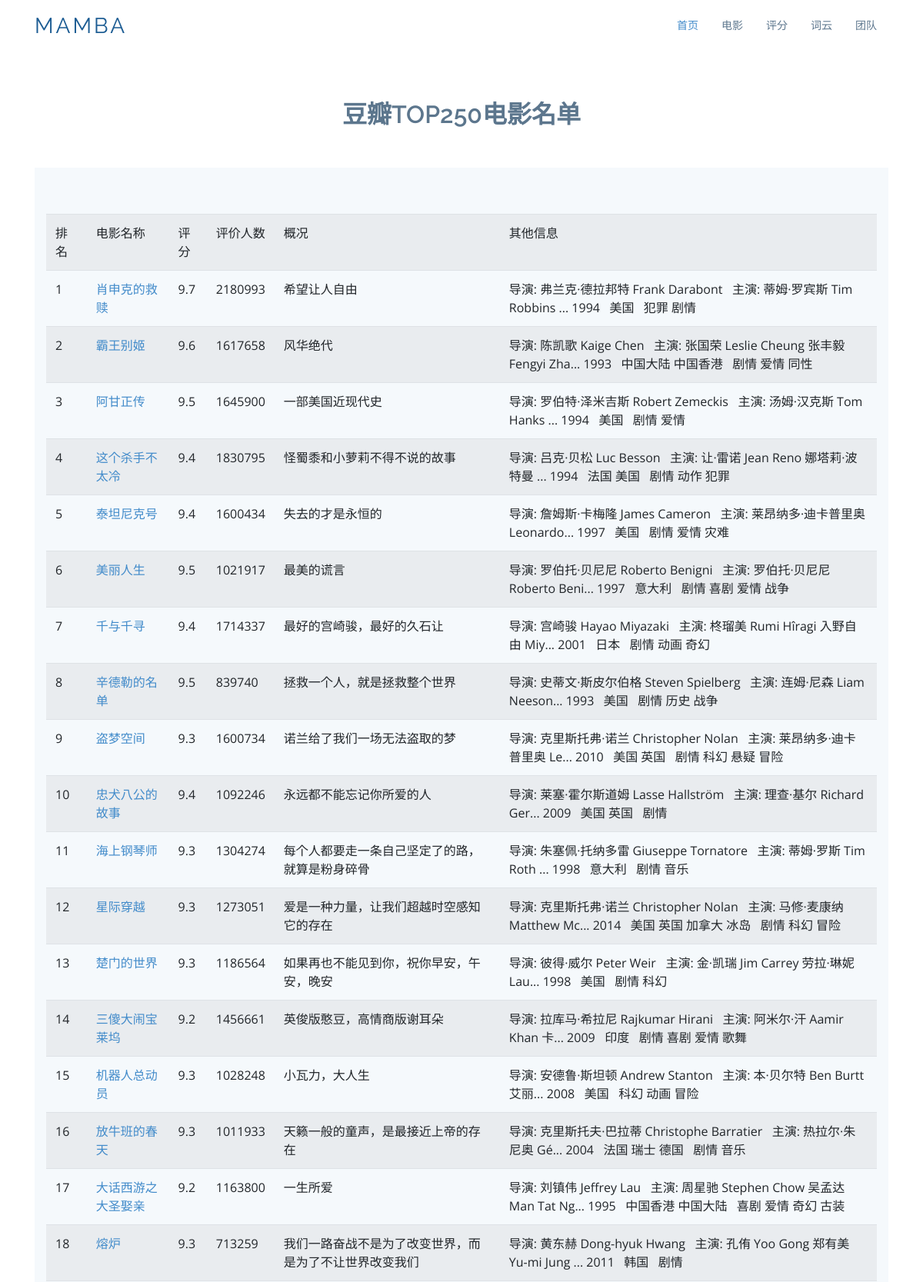
The page /movie (upper part) on the database its author committed.
### tables this page shows
CREATE TABLE movie250
          (
          id integer primary key not null ,
          info_link text,
          pic_link text,
          name varchar ,
          score numeric ,
          rated numeric ,
          instroduction text,
          info text
          );

### app.py (the view)
@app.route('/movie')
def movie():
    datalist = []
    con = sqlite3.connect("D:\ptest\豆瓣电影TOP250\douban_flask\movie.db")
    cur = con.cursor()
    sql = "select * from movie250"
    data = cur.execute(sql)
    for item in data:
        datalist.append(item)
    cur.close()
    con.close()
    return render_template("movie.html",movies = datalist)

### templates/movie.html (shortened to what this page needs)
<!DOCTYPE html>
<html lang="en">
<head>
  <link href="static/assets/vendor/bootstrap/css/bootstrap.min.css" rel="stylesheet">
  <link href="static/assets/vendor/icofont/icofont.min.css" rel="stylesheet">
  <link href="static/assets/vendor/boxicons/css/boxicons.min.css" rel="stylesheet">
  <link href="static/assets/vendor/animate.css/animate.min.css" rel="stylesheet">
  <link href="static/assets/vendor/venobox/venobox.css" rel="stylesheet">
  <link href="static/assets/vendor/aos/aos.css" rel="stylesheet">
  <link href="static/assets/css/style.css" rel="stylesheet">
</head>
<body>
  <header id="header">
    <div class="container">
      <div class="logo float-left">
        <h1 class="text-light"><a href="temp.html"><span>Mamba</span></a></h1>
      </div>
      <nav class="nav-menu float-right d-none d-lg-block">
        <ul>
          <li class="active"><a href="/index">首页</a></li>
          <li><a href="/movie">电影</a></li>
          <li><a href="/score">评分</a></li>
          <li><a href="/word">词云</a></li>
          <li><a href="/team">团队</a></li>
        </ul>
      </nav>
    </div>
  </header>
    <section id="team" class="team">
      <div class="container">
        <div class="section-title">
          <h2>豆瓣TOP250电影名单</h2>
        </div>
    <section class="counts section-bg">
      <div class="container">
          <table class="table table-striped">
              <tr>
                  <td>排名</td>
                  <td>电影名称</td>
                  <td>评分</td>
                  <td>评价人数</td>
                  <td>概况</td>
                  <td>其他信息</td>
              </tr>
              {% for movie in movies %}
               <tr>
                  <td>{{ movie[0] }}</td>
                  <td>
                      <a href="{{ movie[1] }}" target="_blank">
                      {{ movie[3] }}
                       </a>
                  </td>
                  <td>{{ movie[4] }}</td>
                  <td>{{ movie[5] }}</td>
                  <td>{{ movie[6] }}</td>
                  <td>{{ movie[7] }}</td>
              </tr>
              {% endfor %}
          </table>
      </div>
    </section>
</body>
</html>

### static/assets/css/style.css (style rules this page uses)
body { font-family: "Open Sans", sans-serif; color: #444; }
a { color: #428bca; }
h1, h2, h3, h4, h5, h6, .font-primary { font-family: "Raleway", sans-serif; }
#header { height: 70px; transition: all 0.5s; transition: all 0.5s; padding: 10px 0; background: #fff; z-index: 997; }
#header .logo h1 { font-size: 28px; margin: 0; padding: 10px 0; line-height: 1; font-weight: 400; letter-spacing: 3px; text-transform: uppercase; }
#header .logo h1 a, #header .logo h1 a:hover { color: #1c5c93; text-decoration: none; }
.nav-menu, .nav-menu * { margin: 0; padding: 0; list-style: none; }
.nav-menu > ul > li { position: relative; white-space: nowrap; float: left; }
.nav-menu a { display: block; position: relative; color: #5c768d; padding: 12px 15px; transition: 0.3s; font-size: 14px; font-family: "Open Sans", sans-serif; }
.nav-menu a:hover, .nav-menu .active > a, .nav-menu li:hover > a { color: #428bca; text-decoration: none; }
.mobile-nav { position: fixed; top: 0; bottom: 0; z-index: 9999; overflow-y: auto; left: -260px; width: 260px; padding-top: 18px; background: #1f3548; transition: 0.4s; }
.mobile-nav * { margin: 0; padding: 0; list-style: none; }
.mobile-nav a { display: block; position: relative; color: #e3f0fc; padding: 10px 20px; font-weight: 500; }
.mobile-nav a:hover, .mobile-nav .active > a, .mobile-nav li:hover > a { color: #9eccf4; text-decoration: none; }
section { padding: 60px 0; }
.section-bg { background-color: #f5f9fc; }
.section-title { text-align: center; padding-bottom: 30px; }
.section-title h2 { font-size: 32px; font-weight: 600; margin-bottom: 20px; padding-bottom: 0; color: #5c768d; }
.counts { padding-bottom: 30px; }
.team { background: #fff; padding: 60px 0 30px 0; }

### rows shown on the page
movie250: id "1", name "肖申克的救赎", score "9.7", rated "2180993", instroduction "希望让人自由", info "导演: 弗兰克·德拉邦特 Frank Darabont 主演: 蒂姆·罗宾斯 Tim Robbins ... 1994 美国 犯罪 剧情"
movie250: id "2", name "霸王别姬", score "9.6", rated "1617658", instroduction "风华绝代", info "导演: 陈凯歌 Kaige Chen 主演: 张国荣 Leslie Cheung 张丰毅 Fengyi Zha... 1993 中国大陆 中国香港 剧情 爱情 同性"
movie250: id "3", name "阿甘正传", score "9.5", rated "1645900", instroduction "一部美国近现代史", info "导演: 罗伯特·泽米吉斯 Robert Zemeckis 主演: 汤姆·汉克斯 Tom Hanks ... 1994 美国 剧情 爱情"
movie250: id "4", name "这个杀手不太冷", score "9.4", rated "1830795", instroduction "怪蜀黍和小萝莉不得不说的故事", info "导演: 吕克·贝松 Luc Besson 主演: 让·雷诺 Jean Reno 娜塔莉·波特曼 ... 1994 法国 美国 剧情 动作 犯罪"
movie250: id "5", name "泰坦尼克号", score "9.4", rated "1600434", instroduction "失去的才是永恒的", info "导演: 詹姆斯·卡梅隆 James Cameron 主演: 莱昂纳多·迪卡普里奥 Leonardo... 1997 美国 剧情 爱情 灾难"
movie250: id "6", name "美丽人生", score "9.5", rated "1021917", instroduction "最美的谎言", info "导演: 罗伯托·贝尼尼 Roberto Benigni 主演: 罗伯托·贝尼尼 Roberto Beni... 1997 意大利 剧情 喜剧 爱情 战争"
movie250: id "7", name "千与千寻", score "9.4", rated "1714337", instroduction "最好的宫崎骏，最好的久石让", info "导演: 宫崎骏 Hayao Miyazaki 主演: 柊瑠美 Rumi Hîragi 入野自由 Miy... 2001 日本 剧情 动画 奇幻"
movie250: id "8", name "辛德勒的名单", score "9.5", rated "839740", instroduction "拯救一个人，就是拯救整个世界", info "导演: 史蒂文·斯皮尔伯格 Steven Spielberg 主演: 连姆·尼森 Liam Neeson... 1993 美国 剧情 历史 战争"
movie250: id "9", name "盗梦空间", score "9.3", rated "1600734", instroduction "诺兰给了我们一场无法盗取的梦", info "导演: 克里斯托弗·诺兰 Christopher Nolan 主演: 莱昂纳多·迪卡普里奥 Le... 2010 美国 英国 剧情 科幻 悬疑 冒险"
movie250: id "10", name "忠犬八公的故事", score "9.4", rated "1092246", instroduction "永远都不能忘记你所爱的人", info "导演: 莱塞·霍尔斯道姆 Lasse Hallström 主演: 理查·基尔 Richard Ger... 2009 美国 英国 剧情"
movie250: id "11", name "海上钢琴师", score "9.3", rated "1304274", instroduction "每个人都要走一条自己坚定了的路，就算是粉身碎骨", info "导演: 朱塞佩·托纳多雷 Giuseppe Tornatore 主演: 蒂姆·罗斯 Tim Roth ... 1998 意大利 剧情 音乐"
movie250: id "12", name "星际穿越", score "9.3", rated "1273051", instroduction "爱是一种力量，让我们超越时空感知它的存在", info "导演: 克里斯托弗·诺兰 Christopher Nolan 主演: 马修·麦康纳 Matthew Mc... 2014 美国 英国 加拿大 冰岛 剧情 科幻 冒险"
movie250: id "13", name "楚门的世界", score "9.3", rated "1186564", instroduction "如果再也不能见到你，祝你早安，午安，晚安", info "导演: 彼得·威尔 Peter Weir 主演: 金·凯瑞 Jim Carrey 劳拉·琳妮 Lau... 1998 美国 剧情 科幻"
movie250: id "14", name "三傻大闹宝莱坞", score "9.2", rated "1456661", instroduction "英俊版憨豆，高情商版谢耳朵", info "导演: 拉库马·希拉尼 Rajkumar Hirani 主演: 阿米尔·汗 Aamir Khan 卡... 2009 印度 剧情 喜剧 爱情 歌舞"
movie250: id "15", name "机器人总动员", score "9.3", rated "1028248", instroduction "小瓦力，大人生", info "导演: 安德鲁·斯坦顿 Andrew Stanton 主演: 本·贝尔特 Ben Burtt 艾丽... 2008 美国 科幻 动画 冒险"
movie250: id "16", name "放牛班的春天", score "9.3", rated "1011933", instroduction "天籁一般的童声，是最接近上帝的存在", info "导演: 克里斯托夫·巴拉蒂 Christophe Barratier 主演: 热拉尔·朱尼奥 Gé... 2004 法国 瑞士 德国 剧情 音乐"
movie250: id "17", name "大话西游之大圣娶亲", score "9.2", rated "1163800", instroduction "一生所爱", info "导演: 刘镇伟 Jeffrey Lau 主演: 周星驰 Stephen Chow 吴孟达 Man Tat Ng... 1995 中国香港 中国大陆 喜剧 爱情 奇幻 古装"
movie250: id "18", name "熔炉", score "9.3", rated "713259", instroduction "我们一路奋战不是为了改变世界，而是为了不让世界改变我们", info "导演: 黄东赫 Dong-hyuk Hwang 主演: 孔侑 Yoo Gong 郑有美 Yu-mi Jung ... 2011 韩国 剧情"
